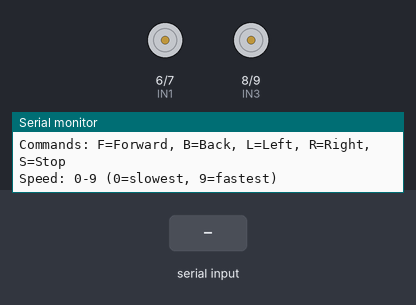
The sketch below on a simulated Arduino Uno, built with avr-gcc and run on an emulated ATmega328P. On the bench: motor-driver pin pairs drawn as motors (green arrow = first pin HIGH = forward, orange = second pin HIGH = backward, longer = more drive, scaled by the enable pin), the last lines printed to the serial monitor. Inputs (shaded band) come from the test bench.

Above: at 1.2 s.
1.3 s: "F" received over the second serial link
At 2.5 s:
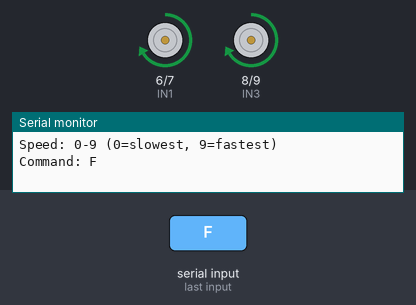
2.8 s: "B" received over the second serial link
At 3.8 s:
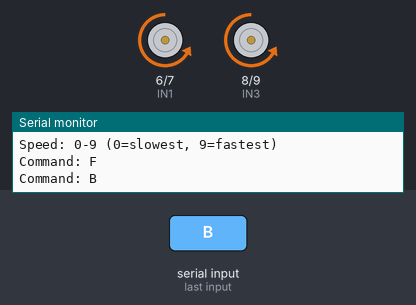
4.3 s: "L" received over Serial
At 4.8 s:
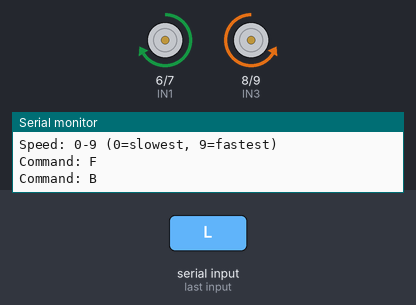
5.8 s: "R" received over the second serial link
At 7.0 s:
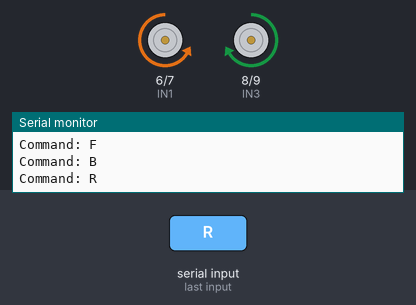
7.3 s: "F" received over Serial
At 8.4 s:
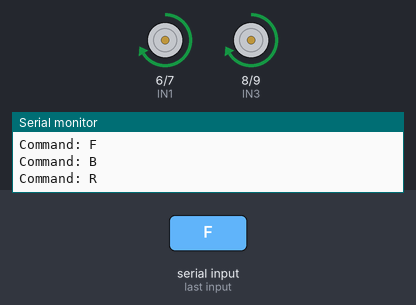
8.8 s: "B" received over Serial
At 9.6 s:
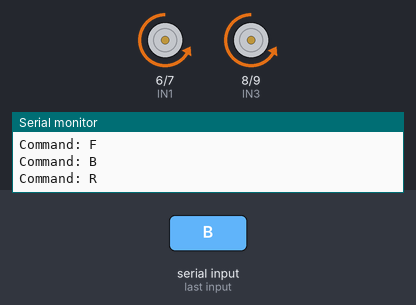
Timing chart, 0 to 11.3 s (numbered marks = the images above; inputs shaded):
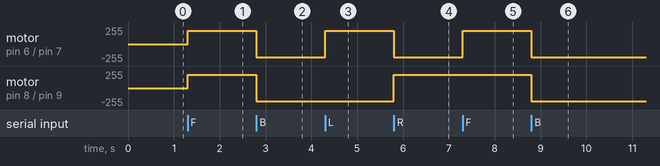

Measured:
- after the input at 1.3 s, motor on pin 6 (IN1) / pin 7 (IN2), motor on pin 8 (IN3) / pin 9 (IN4): stopped → forward 200/255 at once
- after the input at 2.8 s, motor on pin 6 (IN1) / pin 7 (IN2), motor on pin 8 (IN3) / pin 9 (IN4): forward 200/255 → backward 200/255 at once
- after the input at 4.3 s, motor on pin 6 (IN1) / pin 7 (IN2): backward 200/255 → forward 200/255 at once
- after the input at 5.8 s, motor on pin 6 (IN1) / pin 7 (IN2): forward 200/255 → backward 200/255 at once; motor on pin 8 (IN3) / pin 9 (IN4): backward 200/255 → forward 200/255 at once
- after the input at 7.3 s, motor on pin 6 (IN1) / pin 7 (IN2): backward 200/255 → forward 200/255 at once
- after the input at 8.8 s, motor on pin 6 (IN1) / pin 7 (IN2), motor on pin 8 (IN3) / pin 9 (IN4): forward 200/255 → backward 200/255 at once

The sketch:

remote_robot.ino
```cpp
// Bluetooth Controlled Robot Car
// Components: Arduino Uno, L298N Motor Driver, 2x DC Motors, HC-05 Bluetooth, Battery
// Control robot remotely from mobile app

#include <SoftwareSerial.h>

// Bluetooth Module Pins
SoftwareSerial bluetooth(2, 3); // RX, TX

// L298N Motor Driver Pins
// Motor A (Right Motor)
const int ENA = 5;   // Speed control (PWM)
const int IN1 = 6;   // Direction
const int IN2 = 7;   // Direction

// Motor B (Left Motor)
const int ENB = 10;  // Speed control (PWM)
const int IN3 = 8;   // Direction
const int IN4 = 9;   // Direction

// Speed Settings
int motorSpeed = 200;  // Default speed (0-255)

// Variables
char command;

void setup() {
  // Initialize Serial Monitor
  Serial.begin(9600);
  bluetooth.begin(9600);

  // Configure motor pins
  pinMode(ENA, OUTPUT);
  pinMode(IN1, OUTPUT);
  pinMode(IN2, OUTPUT);
  pinMode(ENB, OUTPUT);
  pinMode(IN3, OUTPUT);
  pinMode(IN4, OUTPUT);

  // Start with motors stopped
  stopMotors();

  Serial.println("Bluetooth Robot Car Ready!");
  Serial.println("Commands: F=Forward, B=Back, L=Left, R=Right, S=Stop");
  Serial.println("Speed: 0-9 (0=slowest, 9=fastest)");
}

void loop() {
  // Check for Bluetooth commands
  if (bluetooth.available() > 0) {
    command = bluetooth.read();
    Serial.print("Command: ");
    Serial.println(command);

    // Execute command
    executeCommand(command);
  }

  // Also accept commands from Serial Monitor for testing
  if (Serial.available() > 0) {
    command = Serial.read();
    executeCommand(command);
  }
}

// Function: Execute movement commands
void executeCommand(char cmd) {
  switch (cmd) {
    case 'F':  // Forward
    case 'f':
      moveForward();
      bluetooth.println("Moving Forward");
      break;

    case 'B':  // Backward
    case 'b':
      moveBackward();
      bluetooth.println("Moving Backward");
      break;

    case 'L':  // Left
    case 'l':
      turnLeft();
      bluetooth.println("Turning Left");
      break;

    case 'R':  // Right
    case 'r':
      turnRight();
      bluetooth.println("Turning Right");
      break;

    case 'S':  // Stop
    case 's':
      stopMotors();
      bluetooth.println("Stopped");
      break;

    // Speed control (0-9)
    case '0':
      motorSpeed = 0;
      bluetooth.println("Speed: 0%");
      break;
    case '1':
      motorSpeed = 50;
      bluetooth.println("Speed: 20%");
      break;
    case '2':
      motorSpeed = 75;
      bluetooth.println("Speed: 30%");
      break;
    case '3':
      motorSpeed = 100;
      bluetooth.println("Speed: 40%");
      break;
    case '4':
      motorSpeed = 125;
      bluetooth.println("Speed: 50%");
      break;
    case '5':
      motorSpeed = 150;
      bluetooth.println("Speed: 60%");
      break;
    case '6':
      motorSpeed = 175;
      bluetooth.println("Speed: 70%");
      break;
    case '7':
      motorSpeed = 200;
      bluetooth.println("Speed: 80%");
      break;
    case '8':
      motorSpeed = 225;
      bluetooth.println("Speed: 90%");
      break;
    case '9':
      motorSpeed = 255;
      bluetooth.println("Speed: 100%");
      break;

    default:
      bluetooth.println("Unknown command");
      break;
  }
}

// Function: Move forward
void moveForward() {
  // Right motor forward
  digitalWrite(IN1, HIGH);
  digitalWrite(IN2, LOW);
  analogWrite(ENA, motorSpeed);

  // Left motor forward
  digitalWrite(IN3, HIGH);
  digitalWrite(IN4, LOW);
  analogWrite(ENB, motorSpeed);
}

// Function: Move backward
void moveBackward() {
  // Right motor backward
  digitalWrite(IN1, LOW);
  digitalWrite(IN2, HIGH);
  analogWrite(ENA, motorSpeed);

  // Left motor backward
  digitalWrite(IN3, LOW);
  digitalWrite(IN4, HIGH);
  analogWrite(ENB, motorSpeed);
}

// Function: Turn left
void turnLeft() {
  // Right motor forward
  digitalWrite(IN1, HIGH);
  digitalWrite(IN2, LOW);
  analogWrite(ENA, motorSpeed);

  // Left motor backward
  digitalWrite(IN3, LOW);
  digitalWrite(IN4, HIGH);
  analogWrite(ENB, motorSpeed);
}

// Function: Turn right
void turnRight() {
  // Right motor backward
  digitalWrite(IN1, LOW);
  digitalWrite(IN2, HIGH);
  analogWrite(ENA, motorSpeed);

  // Left motor forward
  digitalWrite(IN3, HIGH);
  digitalWrite(IN4, LOW);
  analogWrite(ENB, motorSpeed);
}

// Function: Stop all motors
void stopMotors() {
  digitalWrite(IN1, LOW);
  digitalWrite(IN2, LOW);
  analogWrite(ENA, 0);

  digitalWrite(IN3, LOW);
  digitalWrite(IN4, LOW);
  analogWrite(ENB, 0);
}

// Function: Gradual turn left (softer)
void softTurnLeft() {
  // Right motor full speed
  digitalWrite(IN1, HIGH);
  digitalWrite(IN2, LOW);
  analogWrite(ENA, motorSpeed);

  // Left motor slower
  digitalWrite(IN3, HIGH);
  digitalWrite(IN4, LOW);
  analogWrite(ENB, motorSpeed / 2);
}

// Function: Gradual turn right (softer)
void softTurnRight() {
  // Right motor slower
  digitalWrite(IN1, HIGH);
  digitalWrite(IN2, LOW);
  analogWrite(ENA, motorSpeed / 2);

  // Left motor full speed
  digitalWrite(IN3, HIGH);
  digitalWrite(IN4, LOW);
  analogWrite(ENB, motorSpeed);
}
```
